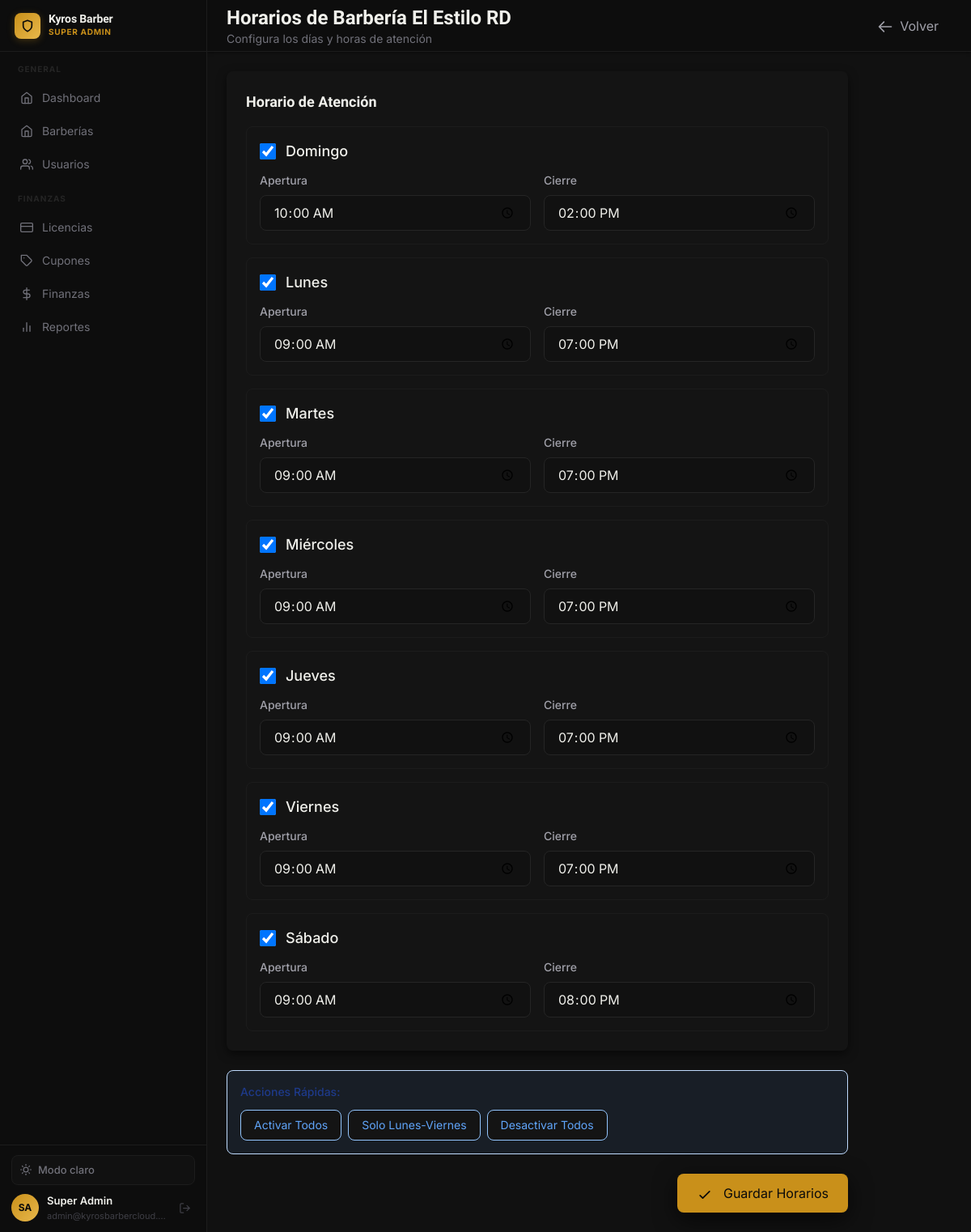
The app's page /admin/manage-schedules.php?id=1 (signed in) with its own data.
### tables this page shows
CREATE TABLE barbershops (
    id INT AUTO_INCREMENT PRIMARY KEY,
    license_id INT NOT NULL,
    owner_id INT NOT NULL,
    business_name VARCHAR(255) NOT NULL,
    slug VARCHAR(255) UNIQUE NOT NULL,
    description TEXT,
    logo VARCHAR(255),
    cover_image VARCHAR(255),
    phone VARCHAR(20),
    email VARCHAR(255),
    address TEXT,
    city VARCHAR(100),
    province VARCHAR(100),
    country VARCHAR(100) DEFAULT 'República Dominicana',
    latitude DECIMAL(10, 8),
    longitude DECIMAL(11, 8),
    rnc VARCHAR(20),
    website VARCHAR(255),
    facebook VARCHAR(255),
    instagram VARCHAR(255),
    tiktok VARCHAR(255),
    whatsapp VARCHAR(20),
    theme_color VARCHAR(7) DEFAULT '#1e40af',
    allow_online_booking BOOLEAN DEFAULT TRUE,
    advance_booking_days INT DEFAULT 30,
    cancellation_hours INT DEFAULT 24,
    status ENUM('active', 'inactive', 'suspended') DEFAULT 'active',
    created_at TIMESTAMP DEFAULT CURRENT_TIMESTAMP,
    updated_at TIMESTAMP DEFAULT CURRENT_TIMESTAMP ON UPDATE CURRENT_TIMESTAMP,
    FOREIGN KEY (license_id) REFERENCES licenses(id) ON DELETE RESTRICT,
    FOREIGN KEY (owner_id) REFERENCES users(id) ON DELETE RESTRICT,
    INDEX idx_slug (slug),
    INDEX idx_status (status),
    INDEX idx_city (city)
);

CREATE TABLE barbershop_schedules (
    id INT AUTO_INCREMENT PRIMARY KEY,
    barbershop_id INT NOT NULL,
    day_of_week TINYINT NOT NULL COMMENT '0=Domingo, 6=Sábado',
    open_time TIME NOT NULL,
    close_time TIME NOT NULL,
    is_closed BOOLEAN DEFAULT FALSE,
    FOREIGN KEY (barbershop_id) REFERENCES barbershops(id) ON DELETE CASCADE,
    UNIQUE KEY unique_day (barbershop_id, day_of_week)
);

### core/Database.php (called while the page is built, shortened)
<?php
class Database {
    private static $instance = null;
    private $connection;
    private function __construct() {
        try {
            $dsn = "mysql:host=" . DB_HOST . ";dbname=" . DB_NAME . ";charset=" . DB_CHARSET;
            $options = [
                PDO::ATTR_ERRMODE => PDO::ERRMODE_EXCEPTION,
                PDO::ATTR_DEFAULT_FETCH_MODE => PDO::FETCH_ASSOC,
                PDO::ATTR_EMULATE_PREPARES => false,
            ];
            $this->connection = new PDO($dsn, DB_USER, DB_PASS, $options);
        } catch (PDOException $e) {
            if (ENVIRONMENT === 'development') {
                die("Error de conexión: " . $e->getMessage());
            } else {
                die("Error de conexión a la base de datos");
            }
        }
    }
    public static function getInstance() {
        if (self::$instance === null) {
            self::$instance = new self();
        }
        return self::$instance;
    }
    public function query($sql, $params = []) {
        try {
            $stmt = $this->connection->prepare($sql);
            $stmt->execute($params);
            return $stmt;
        } catch (PDOException $e) {
            error_log("Database Query Error: " . $e->getMessage());
            throw $e;
        }
    }
    public function fetch($sql, $params = []) {
        return $this->query($sql, $params)->fetch();
    }
    public function fetchAll($sql, $params = []) {
        return $this->query($sql, $params)->fetchAll();
    }
}

### admin/manage-schedules.php (the view, shortened to what this page needs)
<?php
require_once BASE_PATH . '/core/Database.php';
$db = Database::getInstance();
$shopId = $_GET['id'] ?? null;
$shop = $db->fetch("SELECT id, business_name FROM barbershops WHERE id = ?", [$shopId]);
$schedules = $db->fetchAll("
    SELECT * FROM barbershop_schedules
    WHERE barbershop_id = ?
    ORDER BY day_of_week ASC
", [$shopId]);
$schedulesByDay = [];
foreach ($schedules as $schedule) {
    $schedulesByDay[$schedule['day_of_week']] = $schedule;
}
$dayNames = [
    0 => 'Domingo',
    1 => 'Lunes',
    2 => 'Martes',
    3 => 'Miércoles',
    4 => 'Jueves',
    5 => 'Viernes',
    6 => 'Sábado'
];
include BASE_PATH . '/includes/header.php';
?>
<div class="min-h-screen bg-gray-100" x-data="{ sidebarOpen: false }">
    <?php include BASE_PATH . '/includes/sidebar-admin.php'; ?>
    <div class="lg:pl-64">
        <div class="sticky top-0 z-40 flex h-16 bg-white border-b border-gray-200 shadow-sm">
            <div class="flex items-center justify-between flex-1 px-4 sm:px-6">
                <div>
                    <h1 class="text-2xl font-bold text-gray-900">Horarios de <?php echo htmlspecialchars($shop['business_name']); ?></h1>
                    <p class="text-sm text-gray-500">Configura los días y horas de atención</p>
                </div>
                <a href="barbershops.php" class="px-4 py-2 text-gray-700 hover:bg-gray-100 rounded-lg">
                    <svg class="w-5 h-5 inline mr-1" fill="none" stroke="currentColor" viewBox="0 0 24 24">
                        <path stroke-linecap="round" stroke-linejoin="round" stroke-width="2" d="M10 19l-7-7m0 0l7-7m-7 7h18"/>
                    </svg>
                    Volver
                </a>
            </div>
        </div>
        <main class="p-6">
            <form method="POST" class="max-w-3xl">
                <div class="bg-white rounded-lg shadow-md p-6 mb-6">
                    <h2 class="text-lg font-semibold text-gray-900 mb-4">Horario de Atención</h2>
                    <div class="space-y-4">
                        <?php foreach ($dayNames as $dayNum => $dayName):
                            $schedule = $schedulesByDay[$dayNum] ?? null;
                            $isActive = $schedule && !$schedule['is_closed'];
                        ?>
                        <div class="border border-gray-200 rounded-lg p-4" x-data="{ active: <?php echo $isActive ? 'true' : 'false'; ?> }">
                            <div class="flex items-center justify-between mb-3">
                                <label class="flex items-center cursor-pointer">
                                    <input type="checkbox" name="days[<?php echo $dayNum; ?>][active]"
                                           x-model="active"
                                           <?php echo $isActive ? 'checked' : ''; ?>
                                           class="w-5 h-5 text-indigo-600 border-gray-300 rounded focus:ring-indigo-500 mr-3">
                                    <span class="text-lg font-medium text-gray-900"><?php echo $dayName; ?></span>
                                </label>
                            </div>
                            <div x-show="active" class="grid grid-cols-2 gap-4">
                                <div>
                                    <label class="block text-sm font-medium text-gray-700 mb-2">Apertura</label>
                                    <input type="time" name="days[<?php echo $dayNum; ?>][open_time]"
                                           value="<?php echo $schedule ? $schedule['open_time'] : '09:00'; ?>"
                                           class="w-full px-4 py-2 border border-gray-300 rounded-lg focus:ring-2 focus:ring-indigo-500 focus:border-transparent">
                                </div>
                                <div>
                                    <label class="block text-sm font-medium text-gray-700 mb-2">Cierre</label>
                                    <input type="time" name="days[<?php echo $dayNum; ?>][close_time]"
                                           value="<?php echo $schedule ? $schedule['close_time'] : '18:00'; ?>"
                                           class="w-full px-4 py-2 border border-gray-300 rounded-lg focus:ring-2 focus:ring-indigo-500 focus:border-transparent">
                                </div>
                            </div>
                        </div>
                        <?php endforeach; ?>
                    </div>
                </div>
                <div class="bg-blue-50 border border-blue-200 rounded-lg p-4 mb-6">
                    <p class="text-sm font-medium text-blue-900 mb-3">Acciones Rápidas:</p>
                    <div class="flex flex-wrap gap-2">
                        <button type="button" onclick="setAllDays(true)" class="px-4 py-2 bg-white border border-blue-300 text-blue-700 rounded-lg hover:bg-blue-50 text-sm">
                            Activar Todos
                        </button>
                        <button type="button" onclick="setWeekdays()" class="px-4 py-2 bg-white border border-blue-300 text-blue-700 rounded-lg hover:bg-blue-50 text-sm">
                            Solo Lunes-Viernes
                        </button>
                        <button type="button" onclick="setAllDays(false)" class="px-4 py-2 bg-white border border-blue-300 text-blue-700 rounded-lg hover:bg-blue-50 text-sm">
                            Desactivar Todos
                        </button>
                    </div>
                </div>
                <div class="flex justify-end">
                    <button type="submit" class="px-6 py-3 bg-indigo-600 text-white rounded-lg hover:bg-indigo-700 shadow-lg">
                        <svg class="w-5 h-5 inline mr-2" fill="none" stroke="currentColor" viewBox="0 0 24 24">
                            <path stroke-linecap="round" stroke-linejoin="round" stroke-width="2" d="M5 13l4 4L19 7"/>
                        </svg>
                        Guardar Horarios
                    </button>
                </div>
            </form>
        </main>
    </div>
</div>
<?php include BASE_PATH . '/includes/footer.php'; ?>

### includes/header.php (style rules this page uses)
:root { --c-bg: #f4f4f1; --c-card: #ffffff; --c-elevated: #f0f0ec; --c-input: #ffffff; --c-border: #e5e5e0; --c-border-2: #d0d0cb; --c-text-1: #0a0a0a; --c-text-2: #3f3f46; --c-text-3: #71717a; --c-text-4: #a1a1aa; --c-sidebar: #ffffff; --c-sidebar-bd: #e5e5e0; --c-topbar: #ffffff; --c-topbar-bd: #e5e5e0; --c-nav-hover: rgba(0,0,0,.05); --c-gold: #c9901a; --c-gold-2: #b07a14; --c-gold-lt: #e8b84b; --c-gold-bg: rgba(201,144,26,.08); --c-gold-bd: rgba(201,144,26,.22); --c-green-bg: rgba(22,163,74,.09); --c-green-text: #15803d; --c-red-bg: rgba(220,38,38,.08); --c-red-text: #dc2626; --c-yellow-bg: rgba(202,138,4,.09); --c-yellow-text: #a16207; --c-blue-bg: rgba(37,99,235,.08); --c-blue-text: #1d4ed8; --c-purple-bg: rgba(124,58,237,.08); --c-purple-text: #6d28d9; --shadow-xs: 0 1px 2px rgba(0,0,0,.06); --shadow-sm: 0 1px 3px rgba(0,0,0,.08), 0 1px 2px rgba(0,0,0,.05); --shadow-md: 0 4px 8px rgba(0,0,0,.07), 0 2px 4px rgba(0,0,0,.05); --shadow-lg: 0 10px 20px rgba(0,0,0,.08), 0 4px 8px rgba(0,0,0,.04); }
html.dark { --c-bg: #0a0a0a; --c-card: #141414; --c-elevated: #111111; --c-input: #111111; --c-border: #1c1c1c; --c-border-2: #252525; --c-text-1: #f0f0eb; --c-text-2: #a1a1aa; --c-text-3: #71717a; --c-text-4: #3f3f46; --c-sidebar: #0d0d0d; --c-sidebar-bd: #1c1c1c; --c-topbar: #0d0d0d; --c-topbar-bd: #1c1c1c; --c-nav-hover: rgba(255,255,255,.05); --c-green-bg: rgba(52,211,153,.09); --c-green-text: #34d399; --c-red-bg: rgba(248,113,113,.09); --c-red-text: #f87171; --c-yellow-bg: rgba(251,191,36,.09); --c-yellow-text: #fbbf24; --c-blue-bg: rgba(96,165,250,.09); --c-blue-text: #60a5fa; --c-purple-bg: rgba(167,139,250,.09); --c-purple-text: #a78bfa; --shadow-xs: 0 1px 2px rgba(0,0,0,.4); --shadow-sm: 0 1px 4px rgba(0,0,0,.5); --shadow-md: 0 4px 12px rgba(0,0,0,.55); --shadow-lg: 0 8px 28px rgba(0,0,0,.65); }
*, *::before, *::after { box-sizing: border-box; }
html { -webkit-font-smoothing: antialiased; }
body { font-family: 'Inter', sans-serif; background: var(--c-bg); color: var(--c-text-1); transition: background .2s, color .2s; }
h1,h2,h3,h4,h5,h6 { font-family: 'Sora', sans-serif; }
body.bg-gray-50, .min-h-screen { background-color: var(--c-bg) !important; }
.bg-white { background-color: var(--c-card) !important; }
.bg-gray-50 { background-color: var(--c-bg) !important; }
.bg-gray-100 { background-color: var(--c-elevated) !important; }
.text-gray-900 { color: var(--c-text-1) !important; }
.text-gray-700 { color: var(--c-text-2) !important; }
.text-gray-500 { color: var(--c-text-3) !important; }
.text-white { color: var(--c-text-1) !important; }
.border-gray-200 { border-color: var(--c-border) !important; }
.border-gray-300 { border-color: var(--c-border-2) !important; }
.shadow-sm { box-shadow: var(--shadow-sm) !important; }
.shadow-md { box-shadow: var(--shadow-md) !important; }
.shadow-lg { box-shadow: var(--shadow-lg) !important; }
.bg-indigo-600, .bg-indigo-700 { background: var(--c-gold) !important; color: #0a0a0a !important; }
.text-indigo-600 { color: var(--c-gold) !important; }
.text-blue-800, .text-blue-700, .text-blue-600 { color: var(--c-blue-text) !important; }
.bg-blue-50 { background: var(--c-blue-bg) !important; }
input[type="text"], input[type="email"], input[type="password"], input[type="number"], input[type="tel"], input[type="date"], input[type="time"], input[type="search"], input[type="url"], select, textarea { background-color: var(--c-input) !important; border-color: var(--c-border-2) !important; color: var(--c-text-1) !important; transition: border-color .15s, box-shadow .15s, background .15s; }
input::placeholder, textarea::placeholder { color: var(--c-text-4) !important; }
.sticky.top-0.bg-white { background: var(--c-topbar) !important; border-bottom-color: var(--c-topbar-bd) !important; }

### records on screen
barbershops: business_name "Barbería El Estilo RD"
barbershop_schedules: is_closed "☑", open_time "10:00:00", close_time "14:00:00"
barbershop_schedules: is_closed "☑", open_time "09:00:00", close_time "19:00:00"
barbershop_schedules: is_closed "☑", open_time "09:00:00", close_time "19:00:00"
barbershop_schedules: is_closed "☑", open_time "09:00:00", close_time "19:00:00"
barbershop_schedules: is_closed "☑", open_time "09:00:00", close_time "19:00:00"
barbershop_schedules: is_closed "☑", open_time "09:00:00", close_time "19:00:00"
barbershop_schedules: is_closed "☑", open_time "09:00:00", close_time "20:00:00"

### other values on screen
$_SESSION['user_email'] "admin@kyrosbarbercloud.…"
$dayName "Domingo"
$dayName "Lunes"
$dayName "Martes"
$dayName "Miércoles"
$dayName "Jueves"
$dayName "Viernes"
$dayName "Sábado"
